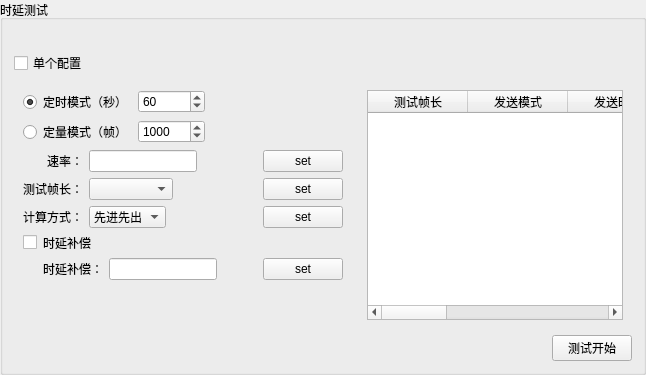
           <widget class="QGroupBox" name="gBoxDelay">
            <property name="title">
             <string>时延测试</string>
            </property>
            <layout class="QGridLayout" name="gridLayout_16">
             <item row="2" column="0">
              <layout class="QHBoxLayout" name="horizontalLayout_20" stretch="0,0">
               <item>
                <widget class="QWidget" name="gBoxSameConfigDelay" native="true">
                 <layout class="QGridLayout" name="gridLayout_24">
                  <item row="3" column="0">
                   <layout class="QGridLayout" name="gridLayout_9">
                    <item row="0" column="0">
                     <widget class="QCheckBox" name="cBoxDelayCom">
                      <property name="text">
                       <string/>
                      </property>
                     </widget>
                    </item>
                    <item row="0" column="1">
                     <widget class="QLabel" name="label_10">
                      <property name="text">
                       <string>时延补偿</string>
                      </property>
                     </widget>
                    </item>
                    <item row="1" column="1">
                     <layout class="QHBoxLayout" name="horizontalLayout_8">
                      <item>
                       <widget class="QLabel" name="labelDelayCom">
                        <property name="text">
                         <string>时延补偿：</string>
                        </property>
                       </widget>
                      </item>
                      <item>
                       <widget class="QLineEdit" name="lineEditDelayCom"/>
                      </item>
                      <item>
                       <spacer name="horizontalSpacer_16">
                        <property name="orientation">
                         <enum>Qt::Horizontal</enum>
                        </property>
                        <property name="sizeHint" stdset="0">
                         <size>
                          <width>40</width>
                          <height>20</height>
                         </size>
                        </property>
                       </spacer>
                      </item>
                      <item>
                       <widget class="QPushButton" name="tBtnDelayComSet">
                        <property name="text">
                         <string>set</string>
                        </property>
                       </widget>
                      </item>
                     </layout>
                    </item>
                   </layout>
                  </item>
                  <item row="2" column="0">
                   <layout class="QGridLayout" name="gridLayout_10">
                    <item row="0" column="0">
                     <widget class="QLabel" name="label_8">
                      <property name="text">
                       <string>速率：</string>
                      </property>
                      <property name="alignment">
                       <set>Qt::AlignRight|Qt::AlignTrailing|Qt::AlignVCenter</set>
                      </property>
                     </widget>
                    </item>
                    <item row="1" column="1">
                     <layout class="QHBoxLayout" name="horizontalLayout_7" stretch="1,1,0">
                      <item>
                       <widget class="MultiComboBox" name="comBoxFrameLengthDelay"/>
                      </item>
                      <item>
                       <spacer name="horizontalSpacer_18">
                        <property name="orientation">
                         <enum>Qt::Horizontal</enum>
                        </property>
                        <property name="sizeHint" stdset="0">
                         <size>
                          <width>40</width>
                          <height>20</height>
                         </size>
                        </property>
                       </spacer>
                      </item>
                      <item>
                       <widget class="QPushButton" name="tBtnSetFrameLengthDelay">
                        <property name="text">
                         <string>set</string>
                        </property>
                       </widget>
                      </item>
                     </layout>
                    </item>
                    <item row="1" column="0">
                     <widget class="QLabel" name="label_9">
                      <property name="text">
                       <string>测试帧长：</string>
                      </property>
                      <property name="alignment">
                       <set>Qt::AlignRight|Qt::AlignTrailing|Qt::AlignVCenter</set>
                      </property>
                     </widget>
                    </item>
                    <item row="0" column="1">
                     <layout class="QHBoxLayout" name="horizontalLayout_6">
                      <item>
                       <widget class="QLineEdit" name="lineEditSpeedDelay"/>
                      </item>
                      <item>
                       <spacer name="horizontalSpacer_19">
                        <property name="orientation">
                         <enum>Qt::Horizontal</enum>
                        </property>
                        <property name="sizeHint" stdset="0">
                         <size>
                          <width>40</width>
                          <height>20</height>
                         </size>
                        </property>
                       </spacer>
                      </item>
                      <item>
                       <widget class="QPushButton" name="tBtnSetSpeedDelay">
                        <property name="text">
                         <string>set</string>
                        </property>
                       </widget>
                      </item>
                     </layout>
                    </item>
                    <item row="2" column="1">
                     <layout class="QHBoxLayout" name="horizontalLayout_17" stretch="0,1,0">
                      <item>
                       <widget class="QComboBox" name="cBoxCalcMode">
                        <property name="maximumSize">
                         <size>
                          <width>200</width>
                          <height>16777215</height>
                         </size>
                        </property>
                        <item>
                         <property name="text">
                          <string>先进先出</string>
                         </property>
                        </item>
                        <item>
                         <property name="text">
                          <string>先进后出</string>
                         </property>
                        </item>
                        <item>
                         <property name="text">
                          <string>后进先出</string>
                         </property>
                        </item>
                        <item>
                         <property name="text">
                          <string>后进后出</string>
                         </property>
                        </item>
                       </widget>
                      </item>
                      <item>
                       <spacer name="horizontalSpacer_14">
                        <property name="orientation">
                         <enum>Qt::Horizontal</enum>
                        </property>
                        <property name="sizeHint" stdset="0">
                         <size>
                          <width>40</width>
                          <height>20</height>
                         </size>
                        </property>
                       </spacer>
                      </item>
                      <item>
                       <widget class="QPushButton" name="tBtnSetCalcMode">
                        <property name="text">
                         <string>set</string>
                        </property>
                       </widget>
                      </item>
                     </layout>
                    </item>
                    <item row="2" column="0">
                     <widget class="QLabel" name="label_11">
                      <property name="text">
                       <string>计算方式：</string>
                      </property>
                      <property name="alignment">
                       <set>Qt::AlignRight|Qt::AlignTrailing|Qt::AlignVCenter</set>
                      </property>
                     </widget>
                    </item>
                   </layout>
                  </item>
                  <item row="1" column="0">
                   <layout class="QGridLayout" name="gridLayout_8">
                    <item row="0" column="1">
                     <widget class="QSpinBox" name="sBoxTimeDelay">
                      <property name="maximum">
                       <number>10000</number>
                      </property>
                      <property name="value">
                       <number>60</number>
                      </property>
                     </widget>
                    </item>
                    <item row="0" column="0">
                     <widget class="QRadioButton" name="rBtnTime_Delay">
                      <property name="text">
                       <string>定时模式（秒）</string>
                      </property>
                      <property name="checked">
                       <bool>true</bool>
                      </property>
                      <attribute name="buttonGroup">
                       <string notr="true">buttonGroup_2</string>
                      </attribute>
                     </widget>
                    </item>
                    <item row="1" column="1">
                     <widget class="QSpinBox" name="sBoxCountDelay">
                      <property name="maximum">
                       <number>100000</number>
                      </property>
                      <property name="value">
                       <number>1000</number>
                      </property>
                     </widget>
                    </item>
                    <item row="1" column="0">
                     <widget class="QRadioButton" name="rBtnCount_Delay">
                      <property name="text">
                       <string>定量模式（帧）</string>
                      </property>
                      <attribute name="buttonGroup">
                       <string notr="true">buttonGroup_2</string>
                      </attribute>
                     </widget>
                    </item>
                    <item row="0" column="2">
                     <spacer name="horizontalSpacer_5">
                      <property name="orientation">
                       <enum>Qt::Horizontal</enum>
                      </property>
                      <property name="sizeHint" stdset="0">
                       <size>
                        <width>40</width>
                        <height>20</height>
                       </size>
                      </property>
                     </spacer>
                    </item>
                   </layout>
                  </item>
                  <item row="4" column="0">
                   <spacer name="verticalSpacer_4">
                    <property name="orientation">
                     <enum>Qt::Vertical</enum>
                    </property>
                    <property name="sizeHint" stdset="0">
                     <size>
                      <width>20</width>
                      <height>40</height>
                     </size>
                    </property>
                   </spacer>
                  </item>
                 </layout>
                </widget>
               </item>
               <item>
                <widget class="QWidget" name="gBoxOneConfigDelay" native="true">
                 <layout class="QGridLayout" name="gridLayout_20">
                  <item row="0" column="1">
                   <widget class="MyTableWidget" name="delayConfigData">
                    <column>
                     <property name="text">
                      <string>测试帧长</string>
                     </property>
                    </column>
                    <column>
                     <property name="text">
                      <string>发送模式</string>
                     </property>
                    </column>
                    <column>
                     <property name="text">
                      <string>发送时长</string>
                     </property>
                    </column>
                    <column>
                     <property name="text">
                      <string>发送数量</string>
                     </property>
                    </column>
                    <column>
                     <property name="text">
                      <string>计算方式</string>
                     </property>
                    </column>
                    <column>
                     <property name="text">
                      <string>时延补偿</string>
                     </property>
                    </column>
                    <column>
                     <property name="text">
                      <string>初始速率</string>
                     </property>
                    </column>
                   </widget>
                  </item>
                 </layout>
                </widget>
               </item>
              </layout>
             </item>
             <item row="1" column="0">
              <layout class="QHBoxLayout" name="horizontalLayout_23">
               <item>
                <widget class="QCheckBox" name="cBoxOneDelay">
                 <property name="text">
                  <string>单个配置</string>
                 </property>
                </widget>
               </item>
               <item>
                <spacer name="horizontalSpacer_21">
                 <property name="orientation">
                  <enum>Qt::Horizontal</enum>
                 </property>
                 <property name="sizeHint" stdset="0">
                  <size>
                   <width>40</width>
                   <height>20</height>
                  </size>
                 </property>
                </spacer>
               </item>
              </layout>
             </item>
             <item row="3" column="0">
              <layout class="QHBoxLayout" name="horizontalLayout_13">
               <item>
                <spacer name="horizontalSpacer_11">
                 <property name="orientation">
                  <enum>Qt::Horizontal</enum>
                 </property>
                 <property name="sizeHint" stdset="0">
                  <size>
                   <width>40</width>
                   <height>20</height>
                  </size>
                 </property>
                </spacer>
               </item>
               <item>
                <widget class="QPushButton" name="BtnStartDelay">
                 <property name="text">
                  <string>测试开始</string>
                 </property>
                </widget>
               </item>
              </layout>
             </item>
             <item row="0" column="0">
              <spacer name="horizontalSpacer_27">
               <property name="orientation">
                <enum>Qt::Horizontal</enum>
               </property>
               <property name="sizeHint" stdset="0">
                <size>
                 <width>40</width>
                 <height>20</height>
                </size>
               </property>
              </spacer>
             </item>
            </layout>
           </widget>
